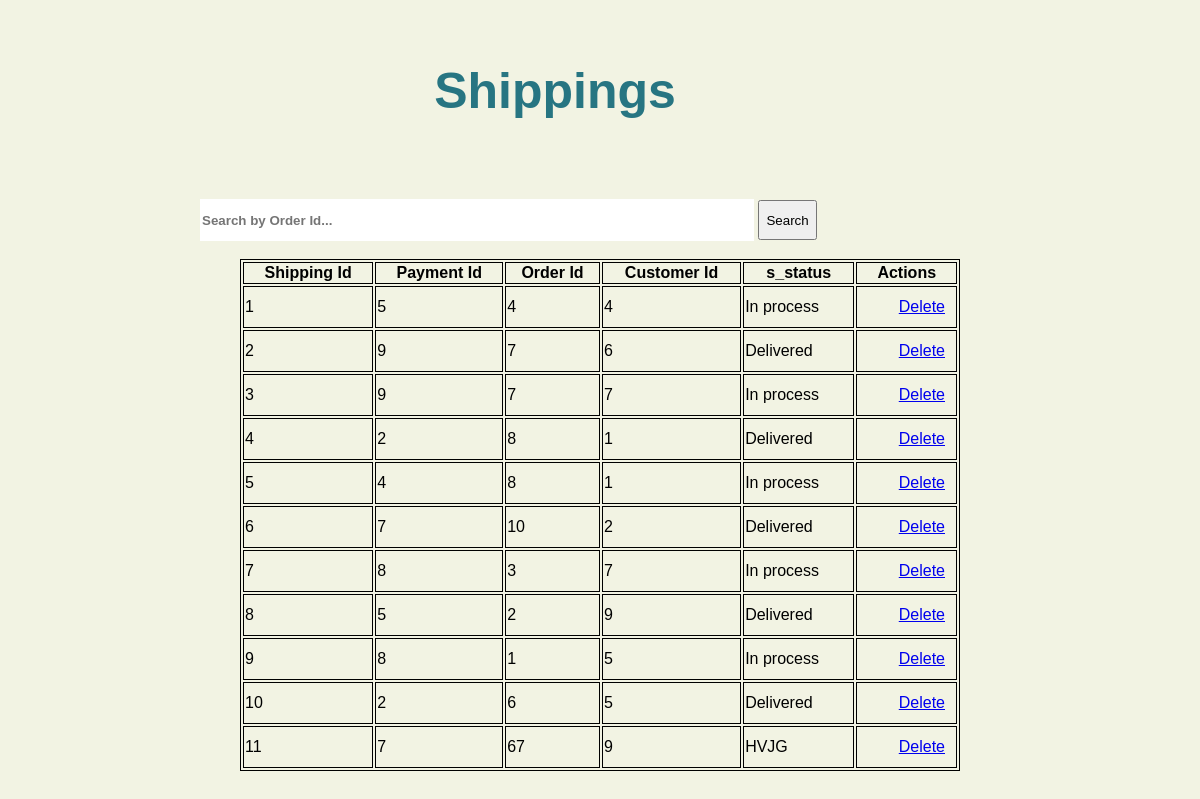
The page /addShipping/viewData.php on the database its author committed.
### tables this page shows
CREATE TABLE Shipping(
	s_shippingID INTEGER primary key NOT NULL, 
	s_paymentID int,
	s_orderID int,
	s_customerID int,
	s_status nvarchar(10)
	
);

### addShipping/viewData.php (the view, shortened to what this page needs)
<?php
	$dataQuery = '';
	$searchText = '';
	if (isset($_GET['deleteId'])) {
		$id = $_GET['deleteId'];
		try {
            $db = new SQLite3('../LustrousJewelers.db');
			$query = "Delete from Shipping where s_shippingID = ". $id;
			$db->exec($query);
        }catch (Exception $e) {
            echo $e->getMessage();
        }
        finally
        {
            $db = null;
		}
		$dataQuery ='select * from Shipping';
	}
	else if (isset($_POST['btnSearch'])) {
		$searchText = $_POST['txtSearch'];
		$dataQuery = "select * from Shipping where s_orderID like '%".$searchText."%'";
	}
	else if (isset($_POST['txtSearch'])) {
		$searchText = $_POST['txtSearch'];
		$dataQuery = "select * from Shipping where s_orderID like '%".$searchText."%'";
	}
	else{
		$dataQuery ='select * from Shipping';
	}
?>
<!DOCTYPE html>
<html>
<head>
	<link rel="stylesheet" type="text/css" href="viewData.css">
</head>
<body>
    <h2 style="margin-left:-90px;font-size: 50px;">Shippings</h2><br>
	<form id='formSearch' method='POST' action = 'viewData.php'>
		<input type = 'text' name='txtSearch' id='txtSearch' placeholder='Search by Order Id...'
			value=<?php echo $searchText; ?> > <input type = 'submit' name='btnSearch' id='btnSearch' value = 'Search'><br>
	</form><br/>
	<table class='center' style="width: 60%; ">
	  <tr>
		<th>Shipping Id</th>
		<th>Payment Id</th>
		<th>Order Id</th>
		<th>Customer Id</th>
		<th>s_status</th>
		<th>Actions</th>
	  </tr>
	<?php
		try {
			$db = new PDO('sqlite:../LustrousJewelers.db');
			$result = $db->query($dataQuery);
			foreach ($result as $row ) {
				echo "<tr><td>".$row['s_shippingID']."</td>".
				"<td>".$row['s_paymentID']."</td>".
				"<td>".$row['s_orderID']."</td>".
				"<td>".$row['s_customerID']."</td>".
				"<td>".$row['s_status']."</td>".
				"<td><a href='viewData.php?deleteId=".$row['s_shippingID'] ."'>Delete</a></td></tr>";
			}
		} catch (PDOException $e) {
			echo $e->getMessage();
		}
		finally{
			$db = null;
		}
	?>
	</table>
</body>
</html>

### addShipping/viewData.css (style rules this page uses)
body { margin: 0; padding: 0; background-color:#eeefd9ba; font-family: 'Arial'; }
h2 { align-self: center; text-align: center; color: #277582; padding: 20px; }
#formSearch { margin: 0 auto; width: 800px; }
#txtSearch { width: 550px; height: 40px; border: none; font-weight: bold; }
#btnSearch { height:40px; }
.center { margin-left: auto; margin-right: auto; }
a { float: right; padding: 10px; }
table, th, td { border: 1px solid black; }

### rows shown on the page
shipping: s_shippingID "1", s_paymentID "5", s_orderID "4", s_customerID "4", s_status "In process"
shipping: s_shippingID "2", s_paymentID "9", s_orderID "7", s_customerID "6", s_status "Delivered"
shipping: s_shippingID "3", s_paymentID "9", s_orderID "7", s_customerID "7", s_status "In process"
shipping: s_shippingID "4", s_paymentID "2", s_orderID "8", s_customerID "1", s_status "Delivered"
shipping: s_shippingID "5", s_paymentID "4", s_orderID "8", s_customerID "1", s_status "In process"
shipping: s_shippingID "6", s_paymentID "7", s_orderID "10", s_customerID "2", s_status "Delivered"
shipping: s_shippingID "7", s_paymentID "8", s_orderID "3", s_customerID "7", s_status "In process"
shipping: s_shippingID "8", s_paymentID "5", s_orderID "2", s_customerID "9", s_status "Delivered"
shipping: s_shippingID "9", s_paymentID "8", s_orderID "1", s_customerID "5", s_status "In process"
shipping: s_shippingID "10", s_paymentID "2", s_orderID "6", s_customerID "5", s_status "Delivered"
shipping: s_shippingID "11", s_paymentID "7", s_orderID "67", s_customerID "9", s_status "HVJG"
